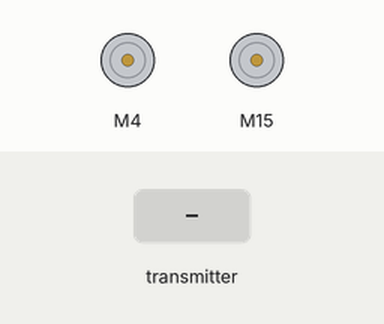
This sketch was run on a simulated Arduino Uno, built with avr-gcc and run on an emulated ATmega328P. On the bench: 2 × DC motor (green arrow = forward, orange = backward, longer = faster). The inputs (shaded band) are chosen by the test bench. No radio packets arrive unless stated; what the sketch prints to the serial monitor is not drawn.

Above: at 1.2 s.
1.3 s: the transmitter starts sending type = 0
At 1.8 s:
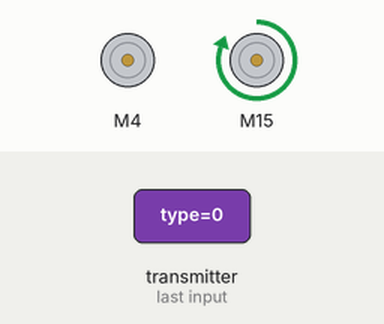
4.3 s: the transmitter starts sending ch1 = 0
7.3 s: the transmitter starts sending type = 128
At 8.5 s:
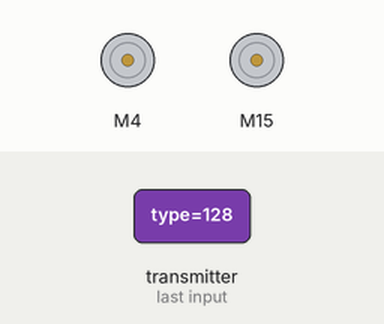
Timing chart, 0 to 10.3 s (numbered marks = the images above; inputs shaded):
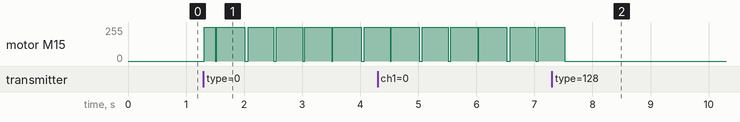

Measured:
- after the input at 1.3 s, motor M15: stopped → forward 255/255 at once, then moves between stopped and forward 255/255, repeating every 0.50 s
- after the input at 7.3 s, motor M15: goes on until 7.5 s, then stays stopped

The sketch:

rc-mode.ino
```cpp
#include <SPI.h>
/* RADIO */
#include <nRF24L01.h>
#include "RF24.h"
#include "printf.h"
/* MOTOR */
#include <L298N.h>


#define DEBUG

#ifdef DEBUG
  #define DEBUG_PRINT(x)  Serial.println (x)
  #include "printf.h"
#else
  #define DEBUG_PRINT(x)
#endif


/* RADIO */
RF24 radio(9, 10); // CE, CSN

struct package {  // | cmd        |
  uint8_t type;   // | 0          |
  uint8_t ch1;    // | X          |
  uint8_t ch2;    // | Y          |
  uint8_t ch3;    // | Up         |
  uint8_t ch4;    // | Right      |
  uint8_t ch5;    // | Down       |
  uint8_t ch6;    // | Left       |
  uint8_t ch7;    // | JoyButton  |
} remPackage;

struct callback {
  float battVoltage;
  int controlMode;
} returnData;

const uint64_t pipe = 0xE8E8F0F0E1AA;
const uint8_t defaultChannel = 108;
uint32_t timeoutTimer = 0;
bool recievedData = false;

uint8_t statusMode = 0;
#define CONNECTED 0
#define TIMEOUT 1

const uint8_t defaultInputCenter = 127;
const short timeoutMax = 500;

int rawJoyY = 127, joyY, rawJoyX = 127, joyX, joyXLeft, joyXRight;

/* MOTOR */
#define M1_ENA 5
#define M1_IN1 4
#define M1_IN2 7

#define M2_IN3 8
#define M2_IN4 15
#define M2_ENB 6

#define M1_ENCODER_A 3
#define M1_ENCODER_B 17

#define M2_ENCODER_A 2
#define M2_ENCODER_B 14

L298N m1(M1_ENA, M1_IN1, M1_IN2);
L298N m2(M2_ENB, M2_IN4, M2_IN3);

int m1D = 1, m2D = 1;
bool motorStop = false;

//initial speed
unsigned short theSpeed = 0;
int inputCenter = 127;
int outMin      = 0;
int motorMaxV   = 10;
int inputCenterDeadzone = 4;

int controlMode = 0; // 0 = disable radio lost, 1 = manual+stabY, 2 = heading/stabY, 3 = disable by radio
int remoteModeSetting = 1;


void setup() {
  Serial.begin(115200);
  Serial.println(F("Hello"));
  printf_begin();

  radio.begin();
  #ifdef DEBUG
    // Set the PA Level low for testing in close proximity. RF24_PA_MAX is default.
    radio.setPALevel(RF24_PA_LOW);
  #endif

  radio.setChannel(108);
  radio.enableAckPayload();
  radio.enableDynamicPayloads();

  radio.openReadingPipe(1, pipe);
  radio.startListening();

  Serial.println(F("Printing receiver details"));
  radio.printDetails();

  /* MOTOR */
  resetMotor();
}

void loop() {

  /* Begin listen for transmission */
  if (radio.available()) {
    while (radio.available()) {
      radio.read( &remPackage, sizeof(remPackage) );
      //Serial.println("New package: '" + (String)remPackage.type + "-" + (String)remPackage.ch1 + "-" + (String)remPackage.ch2 + "-" + (String)remPackage.ch3 + "-" + (String)remPackage.ch4 + "-" + (String)remPackage.ch5 + "-" + (String)remPackage.ch6 + "-" + (String)remPackage.ch7 + "'");

      if( remPackage.type <= 2 ){
        recievedData = true;
      }
    }
  }
  /* End listen for transmission */

  /* Begin data handling */
  if (recievedData == true) {

    switch (remPackage.type) {
      case 0:

        rawJoyY = remPackage.ch2;
        joyY = map(rawJoyY, 0, 255, -255, 255);
        if ( abs(joyY) < inputCenterDeadzone ) { joyY = 0; }

        rawJoyX = remPackage.ch1;
        joyX = map(rawJoyX, 0, 255, -255, 255);
        if ( abs(joyX) < inputCenterDeadzone ) { joyX = 0; }

        joyXLeft = map(remPackage.ch1, 127, 0, 0, 255);
        joyXLeft = constrain(joyXLeft, 0, 255);
        if ( abs(joyXLeft) < inputCenterDeadzone ) { joyXLeft = 0; }

        joyXRight = map(remPackage.ch1, 127, 255, 0, 255);
        joyXRight = constrain(joyXRight, 0, 255);
        if ( abs(joyXRight) < inputCenterDeadzone ) { joyXRight = 0; }

        //Serial.print("Remote: " + (String)remPackage.ch1 + " , " + (String)remPackage.ch2 + "-" + (String)remPackage.ch3 + "-" + (String)remPackage.ch4 + "-" + (String)remPackage.ch5 + "-" + (String)remPackage.ch6 + "-" + (String)remPackage.ch7 + "'" );
        //Serial.println("  ");

        //doActions();

        controlMode = 1;

        returnData.controlMode = controlMode;

        // The next time a transmission is received, the returnData will be sent back in acknowledgement
        //radio.writeAckPayload(1, &returnData, sizeof(returnData));
        break;
      case 1:
        controlMode = 0;
        resetMotor();
        break;
    }

    recievedData = false;
  }
  /* End data handling */

  /* Begin timeout handling */
  if ( timeoutMax <= ( millis() - timeoutTimer ) )
  {
    // No speed is received within the timeout limit.
    statusMode = TIMEOUT;
    resetMotor();
    controlMode = 0;
    timeoutTimer = millis();

    DEBUG_PRINT(" - Timeout");
  }
  /* End timeout handling */

  updateMotor();

}

void updateMotor()
{
  // reduce noise in center joystick
  DEBUG_PRINT( "remote: 'joyY: " + (String)joyY + " joyX: " + (String)joyX + " joyXLeft: " + (String)joyXLeft + " joyXRight:" + (String)joyXRight );

  // MIXER
  //int v1 = directionSpeed + motionYaw;
  //int v2 = directionSpeed - motionYaw;

  int directionSpeed = joyY;

  int motor1_value = directionSpeed - joyX;
  int motor2_value = directionSpeed + joyX;

  if ( motor1_value > 0 ) {
    MotorClockwise(motor1_value, m1);
  }
  else {
    MotorCounterClockwise(abs(motor1_value), m1);
  }

  if ( motor2_value > 0 ) {
    MotorCounterClockwise(motor2_value, m2);
  }
  else {
    MotorClockwise(abs(motor2_value), m2);
  }

}

void MotorClockwise(int power, L298N &motor){
  if(power > 100){
    motor.forward();
    motor.setSpeed(power);
  }
  else{
    motor.stop();
  }
}

void MotorCounterClockwise(int power, L298N &motor){
  if(power > 100){
    motor.backward();
    motor.setSpeed(power);
  }
  else{
    motor.stop();
  }
}

void resetMotor()
{
  rawJoyY = 127;
  rawJoyX = 127;
  joyY = 0;
  joyX = 0;
  m1.setSpeed(0);
  m2.setSpeed(0);
  m1.stop();
  m2.stop();
}
```
